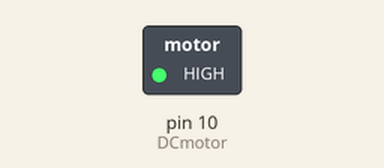
This sketch was run on a simulated Arduino Uno, built with avr-gcc and run on an emulated ATmega328P. Parts: switched loads named in the sketch (green lamp = pin HIGH).

Above: at 1.0 s.
At 3.0 s:
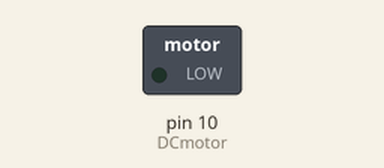
Timing chart, 0 to 5.2 s (numbered marks = the images above):
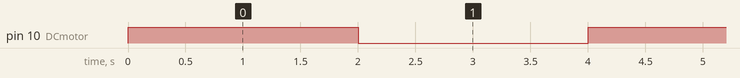

The sketch:

C26-1.ino
```cpp
int DCmotor=10;
void setup() {
  pinMode(DCmotor,OUTPUT);

}

void loop() {
  digitalWrite(DCmotor,HIGH);
  delay(2000);
  digitalWrite(DCmotor,LOW);
  delay(2000);
}
```

Measured:
- by itself, pin 10 (DCmotor): alternates HIGH for 2.0 s and LOW for 2.0 s
